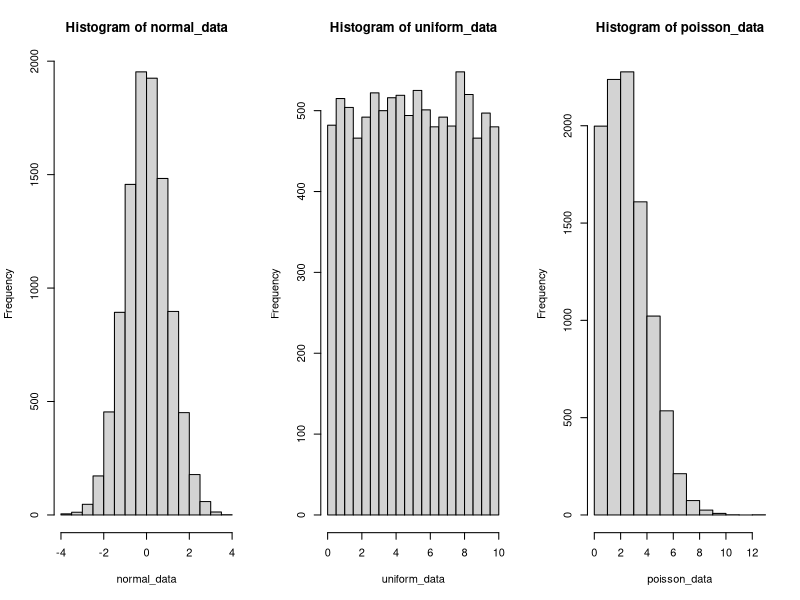
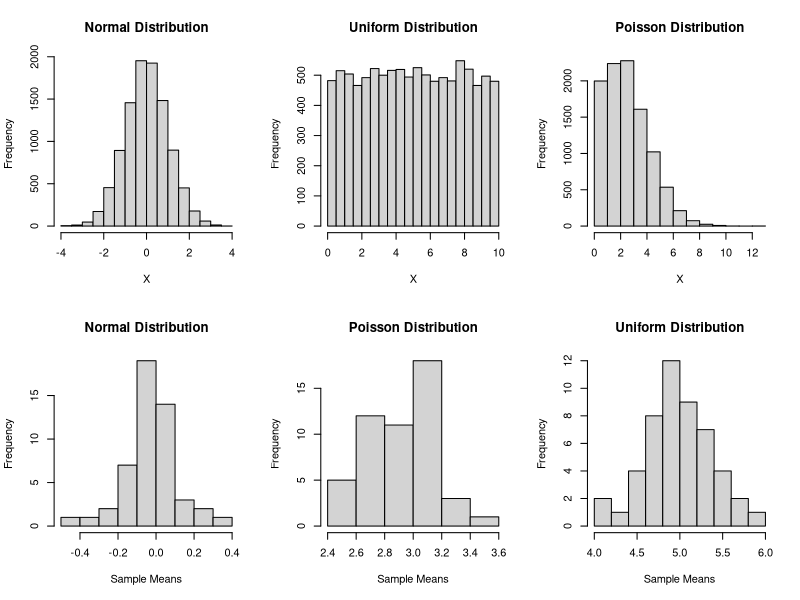

Recreate these plots in R, in order.
#Generate data from muiltiple probability distributions

n <- 10000
normal_data <- rnorm(n, mean=0, sd=1)
uniform_data <- runif(n, min=0, max=10)
poisson_data <- rpois(n, lambda=3)
par(mfrow = c(1, 3))
hist(normal_data)
hist(uniform_data)
hist(poisson_data)

normal_sample_means <- vector("numeric", 20)
uniform_sample_means <- vector("numeric", 20)
poisson_sample_means <- vector("numeric", 20)

for (i in 1:50) {
  sample <- sample(normal_data, size = 50)
  sample_mean <- mean(sample)
  normal_sample_means[i] <- sample_mean
}

for (i in 1:50) {
  sample <- sample(uniform_data, size = 50)
  sample_mean <- mean(sample)
  uniform_sample_means[i] <- sample_mean
}

for (i in 1:50) {
  sample <- sample(poisson_data, size = 50)
  sample_mean <- mean(sample)
  poisson_sample_means[i] <- sample_mean
}

par(mfrow = c(2, 3))  #Arrange plots in a 2x3 grid
hist(normal_data, main = "Normal Distribution", xlab = "X")
hist(uniform_data, main = "Uniform Distribution", xlab = "X")
hist(poisson_data, main = "Poisson Distribution", xlab = "X")
hist(normal_sample_means, main = "Normal Distribution", xlab = "Sample Means")
hist(poisson_sample_means, main = "Poisson Distribution", xlab = "Sample Means")
hist(uniform_sample_means, main = "Uniform Distribution", xlab = "Sample Means")

